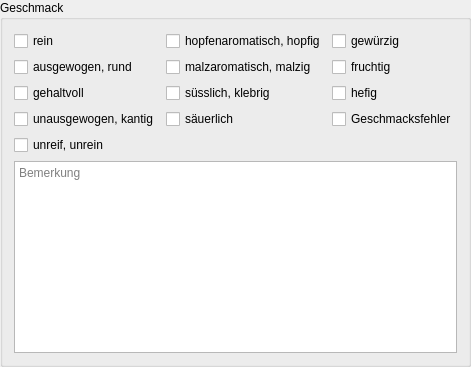
         <widget class="QGroupBox" name="groupBox5">
          <property name="title">
           <string>Geschmack</string>
          </property>
          <layout class="QGridLayout" name="gridLayout_7">
           <item row="0" column="1">
            <widget class="CheckBox" name="rbGeschmack_5">
             <property name="text">
              <string>hopfenaromatisch, hopfig</string>
             </property>
            </widget>
           </item>
           <item row="0" column="0">
            <widget class="CheckBox" name="rbGeschmack_0">
             <property name="text">
              <string>rein</string>
             </property>
            </widget>
           </item>
           <item row="3" column="0">
            <widget class="CheckBox" name="rbGeschmack_3">
             <property name="text">
              <string>unausgewogen, kantig</string>
             </property>
            </widget>
           </item>
           <item row="2" column="1">
            <widget class="CheckBox" name="rbGeschmack_7">
             <property name="text">
              <string>süsslich, klebrig</string>
             </property>
            </widget>
           </item>
           <item row="2" column="0">
            <widget class="CheckBox" name="rbGeschmack_2">
             <property name="text">
              <string>gehaltvoll</string>
             </property>
            </widget>
           </item>
           <item row="4" column="0">
            <widget class="CheckBox" name="rbGeschmack_4">
             <property name="text">
              <string>unreif, unrein</string>
             </property>
            </widget>
           </item>
           <item row="3" column="1">
            <widget class="CheckBox" name="rbGeschmack_8">
             <property name="text">
              <string>säuerlich</string>
             </property>
            </widget>
           </item>
           <item row="1" column="1">
            <widget class="CheckBox" name="rbGeschmack_6">
             <property name="text">
              <string>malzaromatisch, malzig</string>
             </property>
            </widget>
           </item>
           <item row="1" column="0">
            <widget class="CheckBox" name="rbGeschmack_1">
             <property name="text">
              <string>ausgewogen, rund</string>
             </property>
            </widget>
           </item>
           <item row="5" column="0" colspan="3">
            <widget class="QPlainTextEdit" name="tbGeschmack">
             <property name="minimumSize">
              <size>
               <width>0</width>
               <height>42</height>
              </size>
             </property>
             <property name="toolTip">
              <string>&lt;html&gt;&lt;head/&gt;&lt;body&gt;&lt;p&gt;Hier ist Platz für frei formulierte &lt;span style=&quot; font-weight:600;&quot;&gt;Ausführungen&lt;/span&gt; zum Geschmack.&lt;/p&gt;&lt;p&gt;Der Biergeschmack umfasst die bei der Aufnahme des Bieres entstehenden sensorischen Eigenschaften. Es gelten dann ähnliche Beschreibungsmöglichkeiten wie beim Geruch. &lt;/p&gt;&lt;p&gt;&lt;span style=&quot; font-weight:600; color:#fc0107;&quot;&gt;Achtung: &lt;/span&gt;Ein Sud muss im &lt;span style=&quot; font-weight:600;&quot;&gt;Tab Abfülldaten &lt;/span&gt;als abgefüllt markiert worden sein, bevor man ihn hier tätig werden kann.&lt;/p&gt;&lt;/body&gt;&lt;/html&gt;</string>
             </property>
             <property name="placeholderText">
              <string>Bemerkung</string>
             </property>
            </widget>
           </item>
           <item row="3" column="2">
            <widget class="CheckBox" name="rbGeschmack_12">
             <property name="text">
              <string>Geschmacksfehler</string>
             </property>
            </widget>
           </item>
           <item row="2" column="2">
            <widget class="CheckBox" name="rbGeschmack_11">
             <property name="text">
              <string>hefig</string>
             </property>
            </widget>
           </item>
           <item row="1" column="2">
            <widget class="CheckBox" name="rbGeschmack_10">
             <property name="text">
              <string>fruchtig</string>
             </property>
            </widget>
           </item>
           <item row="0" column="2">
            <widget class="CheckBox" name="rbGeschmack_9">
             <property name="text">
              <string>gewürzig</string>
             </property>
            </widget>
           </item>
          </layout>
         </widget>
